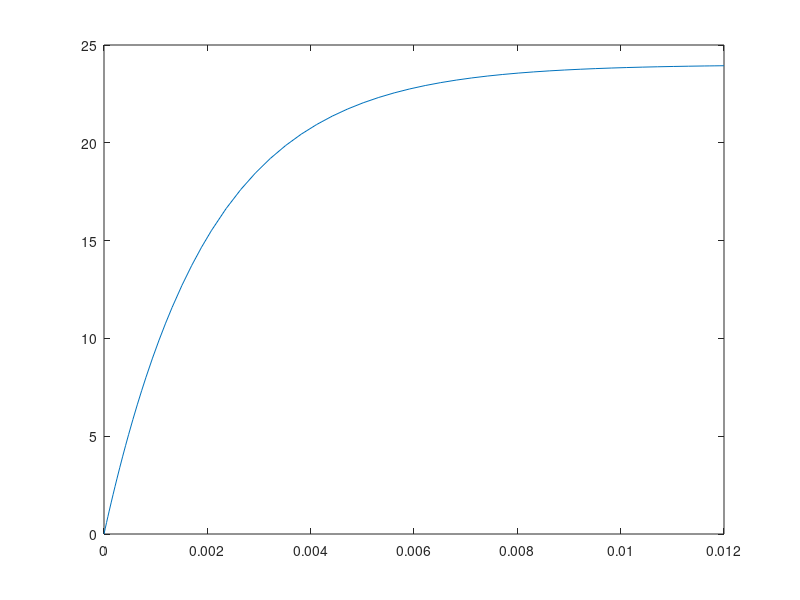

The MATLAB source for this figure:
# RL Circuit with ODE
#
# We have a Voltage power supply, a Resistor and an Inductor connected in serie
#
# Vs Voltage supply Constant
#
# di(t)/dt = (Vs - Rs * i(t)) / L

clear all;
clc;

printf('RL Serie Circuit with ode45\n');
Vs = 12     # Volts
Rs = 0.5    # Ohms
L = 1e-3    # Farads

printf('\nTime Interval\n');
tini = 0
tau = L / Rs
tend = tau * 6

printf('\nInitial Conditions\n');
iLini = 0

function diLdt = RL_ode(t, iL, Vs, Rs, L)
    # di(t)/dt = (Vs - Rs * i(t)) / L
    #diLdt = (12 - 0.5 * iL) / 1e-3;
    diLdt = (Vs - Rs * iL) / L;
endfunction

# [t, y] = ode45(odefun, tspan, y0)
#[t, y] = ode45(@(t,y) tank_ode(t, y), [tini, tend], yini);

[t, iL] = ode45(@(t,iL) RL_ode(t, iL, Vs, Rs, L), [tini, tend], iLini);

plot(t, iL);


